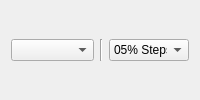
             <widget class="QWidget" name="page_Stat_Quantiles">
              <layout class="QGridLayout" name="gridLayout_14">
               <item row="0" column="0">
                <widget class="QComboBox" name="comboBox_Stat_Quantiles_Parameter"/>
               </item>
               <item row="0" column="1">
                <widget class="Line" name="line_Stat_Quantiles">
                 <property name="orientation">
                  <enum>Qt::Vertical</enum>
                 </property>
                </widget>
               </item>
               <item row="0" column="2">
                <widget class="QComboBox" name="comboBox_Stat_Quantiles_Step">
                 <property name="maximumSize">
                  <size>
                   <width>80</width>
                   <height>16777215</height>
                  </size>
                 </property>
                 <item>
                  <property name="text">
                   <string>05% Steps</string>
                  </property>
                 </item>
                 <item>
                  <property name="text">
                   <string>10% Steps</string>
                  </property>
                 </item>
                 <item>
                  <property name="text">
                   <string>20% Steps</string>
                  </property>
                 </item>
                 <item>
                  <property name="text">
                   <string>25% Steps</string>
                  </property>
                 </item>
                 <item>
                  <property name="text">
                   <string>50% Steps</string>
                  </property>
                 </item>
                </widget>
               </item>
              </layout>
             </widget>
